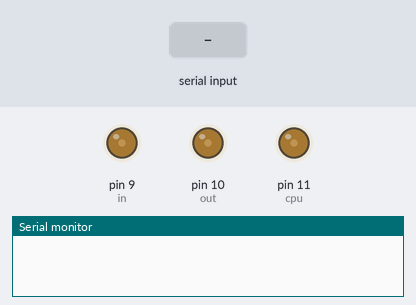
The sketch below on a simulated Arduino Uno, built with avr-gcc and run on an emulated ATmega328P. Shown: output pins drawn as LEDs (lit = HIGH), the last lines printed to the serial monitor. The inputs (shaded band) are chosen by the test bench.

Above: at 2.2 s.
2.3 s: byte 90 received over Serial
At 3.5 s:
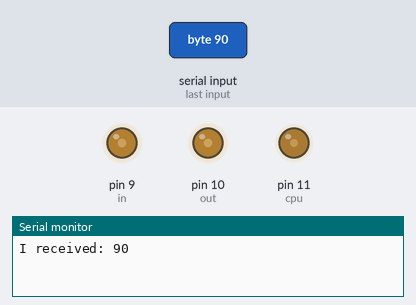
3.8 s: byte 30 received over Serial
At 24.7 s:
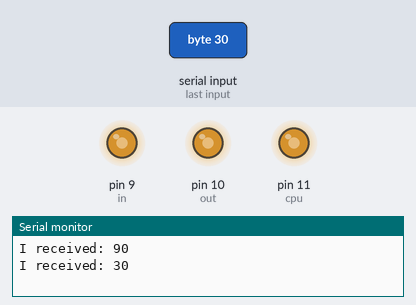
Timing chart, 0 to 25.2 s (numbered marks = the images above; inputs shaded):
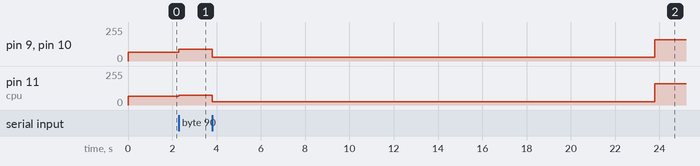

The sketch:

fanController.ino
```cpp
#include<avr/wdt.h>

int in = 9;
int out = 10;
int cpu = 11;
int FanSpeed = 128;
int incomingByte = 0;
unsigned long previousMillis = 0;
const long interval = 20000;

void setup()  {
  Serial.begin(115200);
  analogWrite(in, 64);
  analogWrite(out, 64);
  analogWrite(cpu, 64);
  wdt_disable();
  delay(1000);
  wdt_enable(WDTO_8S);
}

void loop()  {
  unsigned long currentMillis = millis();

  if (Serial.available() > 0)
  {
    // read the incoming byte:
    incomingByte = Serial.read();

    // say what you got:
    Serial.print("I received: ");
    Serial.println(incomingByte, DEC);

    analogWrite(in, incomingByte);
    analogWrite(out, incomingByte);
    analogWrite(cpu, (incomingByte * 0.8));
    previousMillis = currentMillis;
    //while(1);
  }

  if (currentMillis - previousMillis >= interval)
  {
    analogWrite(in, 160);
    analogWrite(out, 160);
    analogWrite(cpu, 160);
  }

  wdt_reset();
}
```

Measured:
- after the input at 2.3 s, pin 9 (in), pin 10 (out): 64/255 → 90/255 at once; pin 11 (cpu): 64/255 → 72/255 at once
- after the input at 3.8 s, pin 9 (in), pin 10 (out): 90/255 → 30/255 at once, → 160/255 20.0 s later; pin 11 (cpu): 72/255 → 24/255 at once, → 160/255 20.0 s later
